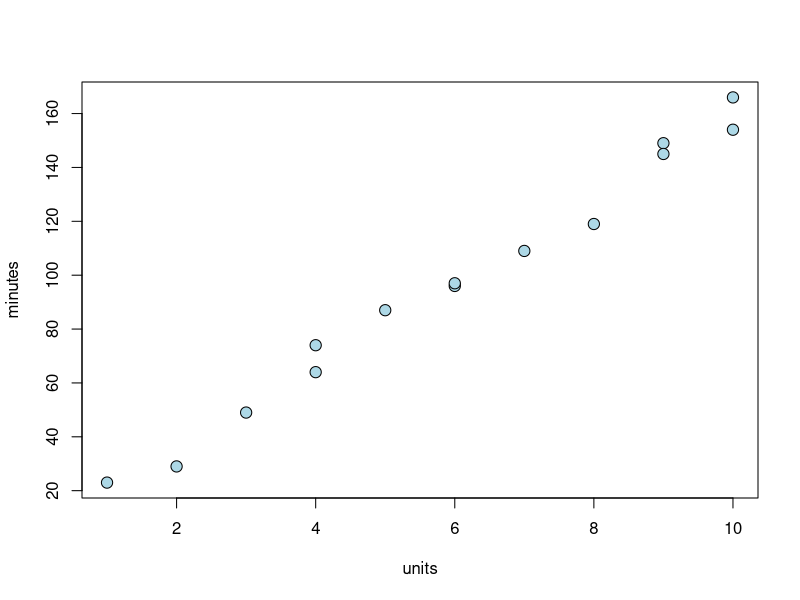
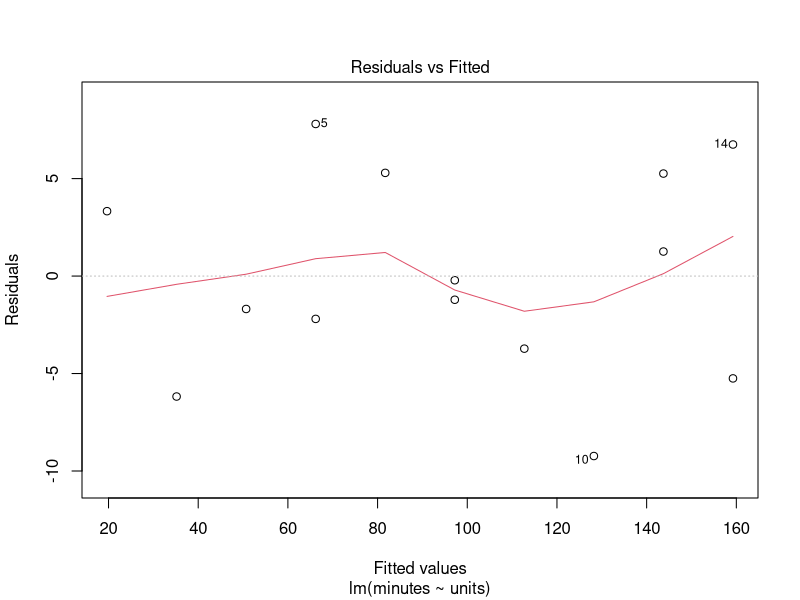
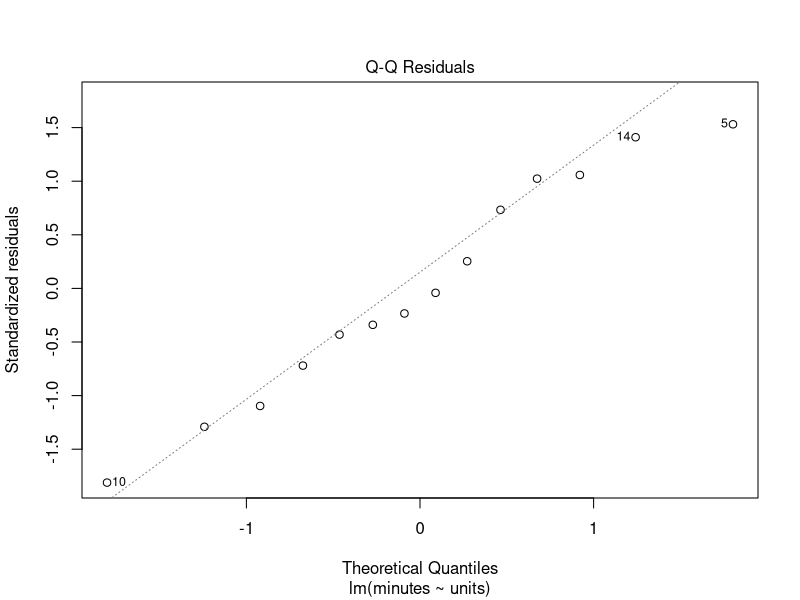
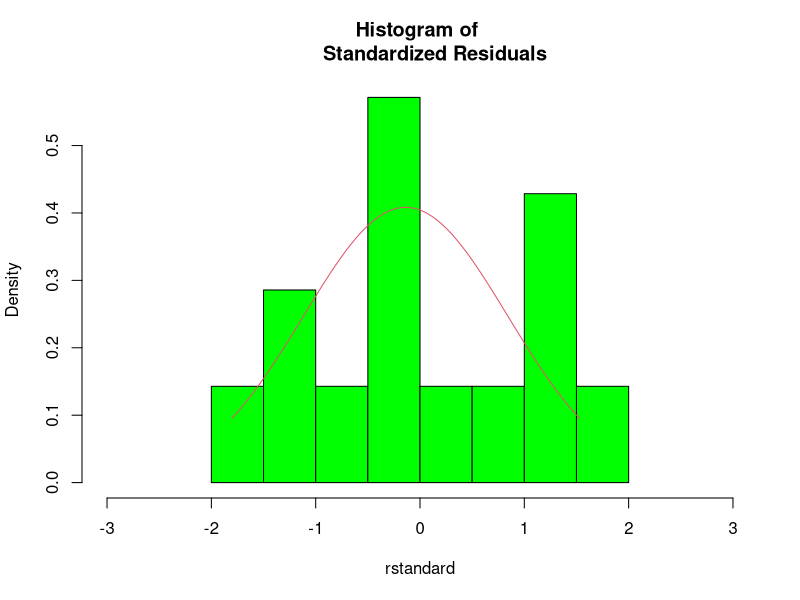
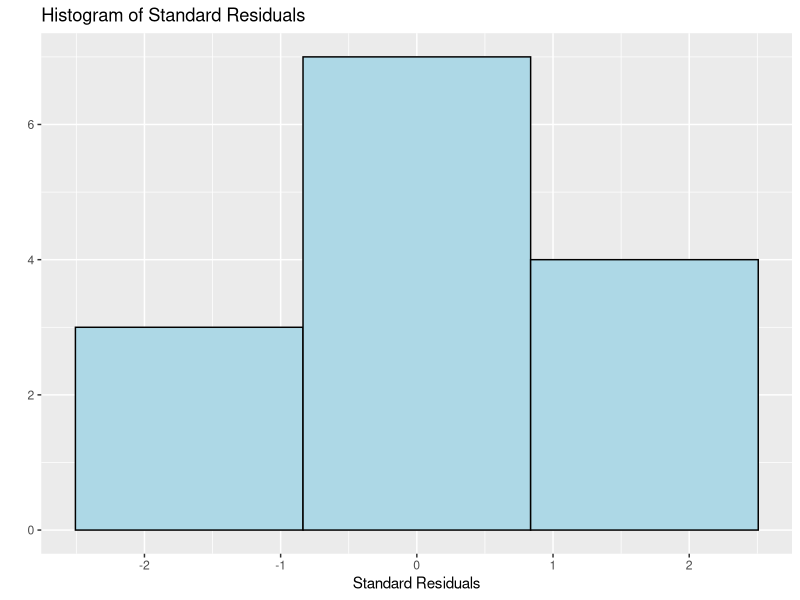
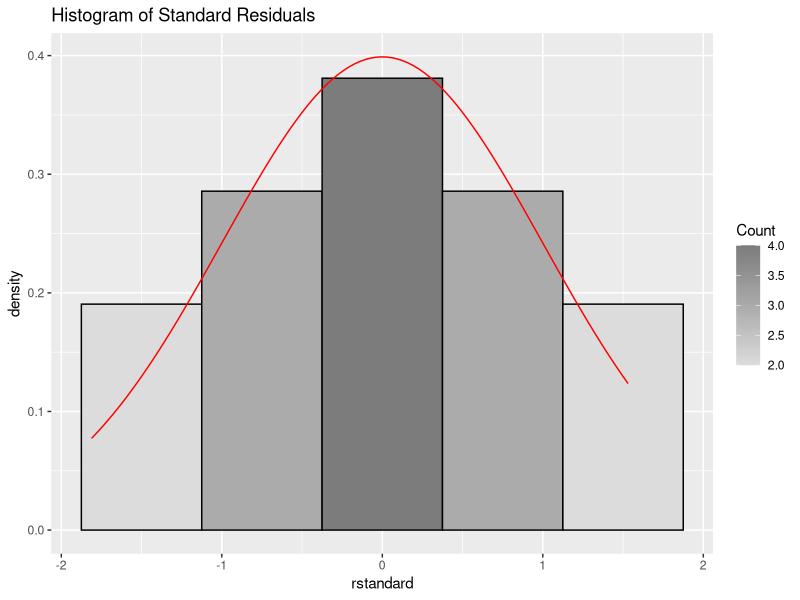

Recreate these plots in R, in order.
## ---- chunk 1
#to check for required packages before running code.
#if (!require(psych))
#       {install.packages("psych")
#        library(psych, warn.conflicts = FALSE)}

#note: to make this work on your machine you may need to install the 
# psych package by typing into the console install.packages("psych")
# the reason I'm using this package is that the describe function from it
# produces output much like the SAS simple statistics output from the 
# PROC CORR procedure.  
## ---- chunk 2
units <- c(1,2,3,4,4,5,6,6,7,8,9,9,10,10,3)
minutes <- c(23,29,49,64,74,87,96,97,109,119,149,145,154,166, NA)
repair <- as.data.frame(cbind(units, minutes))
repair <- repair[complete.cases(repair), ] 
# note, the above line removes missing values.
summary(repair)
## ---- chunk 3
cor(repair, method = "pearson", use = "complete.obs")
## ---- chunk 4
plot(minutes ~ units, data=repair, bg = "lightblue", 
     col = "black", cex = 1.5, pch = 21)
# bg, col, cex, pch are all arguments to the plot function. They only determine
# how the plot appears.  
## ---- chunk 5
m <- lm(minutes ~ units, data = repair)
anova(m) #ANOVA table
summary(m) #summary of linear model
## ---- chunk 6
# add confidnece intervals
p <- predict.lm(m, se.fit = T, interval = "confidence")
psub <- p$fit[,2:3]
colnames(psub) <- c("95% Conf Lower", "95% Conf Upper")
s <- cbind(psub, stderror = p$se.fit)
# still need to add prediction intervals
# cbind is the commmand that binds columns together in either a 
# data frame or matrix.
t <- cbind(repair$minutes, fitted.values(m), residuals(m))
colnames(t) <- c("observed", "predicted", "residuals")
cbind(t, s)
## ---- chunk 7
plot(m, which = c(1,2))
# the which argument in the plot function chooses the first two plots from the m model.
# the plot(m) call produces at least four plots.  We are only interested in the first 
# two at the moment.  
## ---- chunk 8
x <- rstandard(m)
hist(x, col = "green", freq = FALSE, xlim = c(-3,3), main = "Histogram of 
     Standardized Residuals", xlab = "rstandard")
curve(dnorm(x, mean(x), sd(x)), col = 2, add = TRUE, 
      from = quantile(x, 0.001), to = quantile(x, 0.999))
## ---- chunk 9
#to hide from the md finte from Knit.
if (!require(ggplot2))
        {install.packages("ggplot2")
        library(ggplot2, warn.conflicts = FALSE)
}
## ---- chunk 10
x <- rstandard(m)
qplot(x, bins = 3, xlab = "Standard Residuals", 
      main = "Histogram of Standard Residuals", fill = I("light blue"), 
      colour = I("black"))
## ---- chunk 11
df <- data.frame(cbind(t, rstandard = rstandard(m)))
gg <- ggplot(df, aes(x = rstandard))
gg <- gg + geom_histogram(binwidth=0.75, colour="black", 
                          aes(y=..density.., fill=..count..))
gg <- gg + scale_fill_gradient("Count", low="#DCDCDC", high="#7C7C7C")
gg <- gg + stat_function(fun=dnorm, color="red",
                         arg = list(mean = mean(df$rstandard), 
                                    sd = sd(df$rstandard)))
gg <- gg + ggtitle("Histogram of Standard Residuals")
gg
## ---- chunk 12
summary(rstandard(m)) #this is using the library psych
t.test(rstandard(m))
#or, using base R
x <- rstandard(m)
mean(x)
sd(x) 
summary(x) 
var(x)
## ---- chunk 13
u <- cbind(t, rstandard(m), hatvalues(m))
colnames(u) <- c("observed", "predicted", "residuals", "stdresid", "hatvals")
print(u)
# confidence intervals and se values can be obtained in R by using
# predict.lm(m, se.fit = T, interval = "confidence")
# where m is your fitted model. 

## ---- chunk 14
# fit the least squares line to the plot.
# abline(lm(minutes ~ units, data = repair), lwd = 1, col = "red")
# to display the R^2 value on the graph
# legend("topleft", bty = "n", legend = paste("R^2 =", format(summary(m)$adj.r.squared, digits = 4)))
